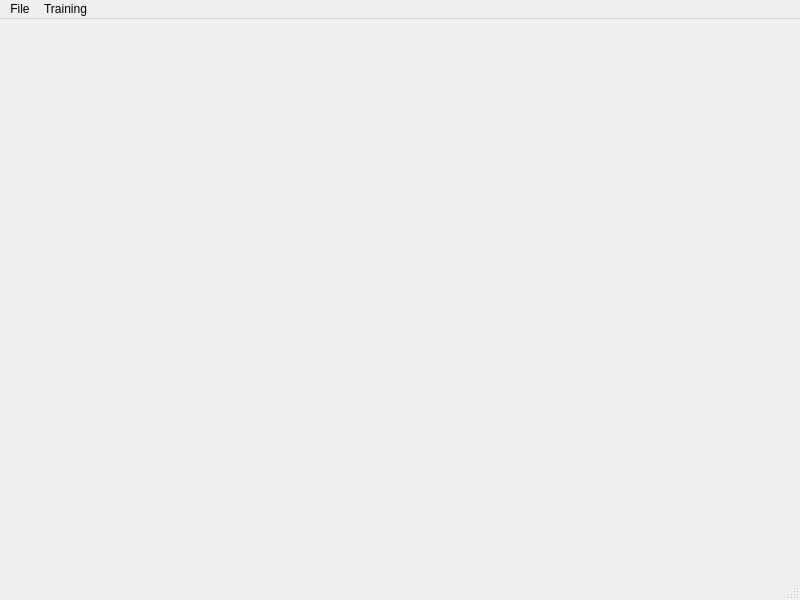
<?xml version="1.0" encoding="UTF-8"?>
<ui version="4.0">
 <class>RangeZeroMain</class>
 <widget class="QMainWindow" name="RangeZeroMain">
  <property name="geometry">
   <rect>
    <x>0</x>
    <y>0</y>
    <width>800</width>
    <height>600</height>
   </rect>
  </property>
  <property name="windowTitle">
   <string>RangeZeroMain</string>
  </property>
  <widget class="QWidget" name="centralwidget"/>
  <widget class="QMenuBar" name="mainmenu">
   <property name="geometry">
    <rect>
     <x>0</x>
     <y>0</y>
     <width>800</width>
     <height>22</height>
    </rect>
   </property>
   <property name="nativeMenuBar">
    <bool>false</bool>
   </property>
   <widget class="QMenu" name="menuFile">
    <property name="title">
     <string>File</string>
    </property>
   </widget>
   <widget class="QMenu" name="menuTraining">
    <property name="title">
     <string>Training</string>
    </property>
    <addaction name="actionTrainingWizard"/>
   </widget>
   <addaction name="menuFile"/>
   <addaction name="menuTraining"/>
  </widget>
  <widget class="QStatusBar" name="statusbar"/>
  <action name="actionTrainingWizard">
   <property name="text">
    <string>Training wizard</string>
   </property>
  </action>
 </widget>
 <resources/>
 <connections/>
</ui>
